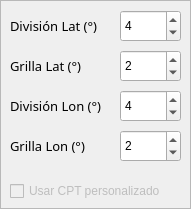
       <widget class="QFrame" name="frame_7">
        <property name="geometry">
         <rect>
          <x>660</x>
          <y>0</y>
          <width>191</width>
          <height>209</height>
         </rect>
        </property>
        <property name="frameShape">
         <enum>QFrame::StyledPanel</enum>
        </property>
        <property name="frameShadow">
         <enum>QFrame::Raised</enum>
        </property>
        <widget class="QLabel" name="Text_div_LON_2">
         <property name="geometry">
          <rect>
           <x>10</x>
           <y>130</y>
           <width>110</width>
           <height>31</height>
          </rect>
         </property>
         <property name="font">
          <font>
           <family>Noto Sans</family>
           <pointsize>10</pointsize>
           <weight>50</weight>
           <italic>false</italic>
           <bold>false</bold>
           <kerning>true</kerning>
          </font>
         </property>
         <property name="text">
          <string>Grilla Lon (°)</string>
         </property>
        </widget>
        <widget class="QSpinBox" name="Box_div_LON">
         <property name="enabled">
          <bool>true</bool>
         </property>
         <property name="geometry">
          <rect>
           <x>120</x>
           <y>90</y>
           <width>61</width>
           <height>32</height>
          </rect>
         </property>
         <property name="minimum">
          <number>1</number>
         </property>
         <property name="maximum">
          <number>20</number>
         </property>
         <property name="value">
          <number>4</number>
         </property>
        </widget>
        <widget class="QSpinBox" name="Box_div_LAT">
         <property name="enabled">
          <bool>true</bool>
         </property>
         <property name="geometry">
          <rect>
           <x>120</x>
           <y>10</y>
           <width>61</width>
           <height>32</height>
          </rect>
         </property>
         <property name="minimum">
          <number>1</number>
         </property>
         <property name="maximum">
          <number>20</number>
         </property>
         <property name="value">
          <number>4</number>
         </property>
        </widget>
        <widget class="QSpinBox" name="Box_div_LAT_grid">
         <property name="enabled">
          <bool>true</bool>
         </property>
         <property name="geometry">
          <rect>
           <x>120</x>
           <y>50</y>
           <width>61</width>
           <height>32</height>
          </rect>
         </property>
         <property name="minimum">
          <number>1</number>
         </property>
         <property name="maximum">
          <number>20</number>
         </property>
         <property name="value">
          <number>2</number>
         </property>
        </widget>
        <widget class="QSpinBox" name="Box_div_LON_grid">
         <property name="enabled">
          <bool>true</bool>
         </property>
         <property name="geometry">
          <rect>
           <x>120</x>
           <y>130</y>
           <width>61</width>
           <height>32</height>
          </rect>
         </property>
         <property name="minimum">
          <number>1</number>
         </property>
         <property name="maximum">
          <number>20</number>
         </property>
         <property name="value">
          <number>2</number>
         </property>
        </widget>
        <widget class="QLabel" name="Text_div_LON">
         <property name="geometry">
          <rect>
           <x>10</x>
           <y>90</y>
           <width>110</width>
           <height>31</height>
          </rect>
         </property>
         <property name="font">
          <font>
           <family>Noto Sans</family>
           <pointsize>10</pointsize>
           <weight>50</weight>
           <italic>false</italic>
           <bold>false</bold>
           <kerning>true</kerning>
          </font>
         </property>
         <property name="text">
          <string>División Lon (°)</string>
         </property>
        </widget>
        <widget class="QLabel" name="Text_div_LAT_2">
         <property name="geometry">
          <rect>
           <x>10</x>
           <y>50</y>
           <width>110</width>
           <height>31</height>
          </rect>
         </property>
         <property name="font">
          <font>
           <family>Noto Sans</family>
           <pointsize>10</pointsize>
           <weight>50</weight>
           <italic>false</italic>
           <bold>false</bold>
           <kerning>true</kerning>
          </font>
         </property>
         <property name="text">
          <string>Grilla Lat (°)</string>
         </property>
        </widget>
        <widget class="QLabel" name="Text_div_LAT">
         <property name="geometry">
          <rect>
           <x>10</x>
           <y>10</y>
           <width>110</width>
           <height>31</height>
          </rect>
         </property>
         <property name="font">
          <font>
           <family>Noto Sans</family>
           <pointsize>10</pointsize>
           <weight>50</weight>
           <italic>false</italic>
           <bold>false</bold>
           <kerning>true</kerning>
          </font>
         </property>
         <property name="text">
          <string>División Lat (°)</string>
         </property>
        </widget>
        <widget class="QCheckBox" name="check_CPT_file">
         <property name="enabled">
          <bool>false</bool>
         </property>
         <property name="geometry">
          <rect>
           <x>10</x>
           <y>180</y>
           <width>240</width>
           <height>22</height>
          </rect>
         </property>
         <property name="text">
          <string>Usar CPT personalizado</string>
         </property>
         <property name="checkable">
          <bool>true</bool>
         </property>
         <property name="checked">
          <bool>false</bool>
         </property>
         <property name="tristate">
          <bool>false</bool>
         </property>
        </widget>
       </widget>
